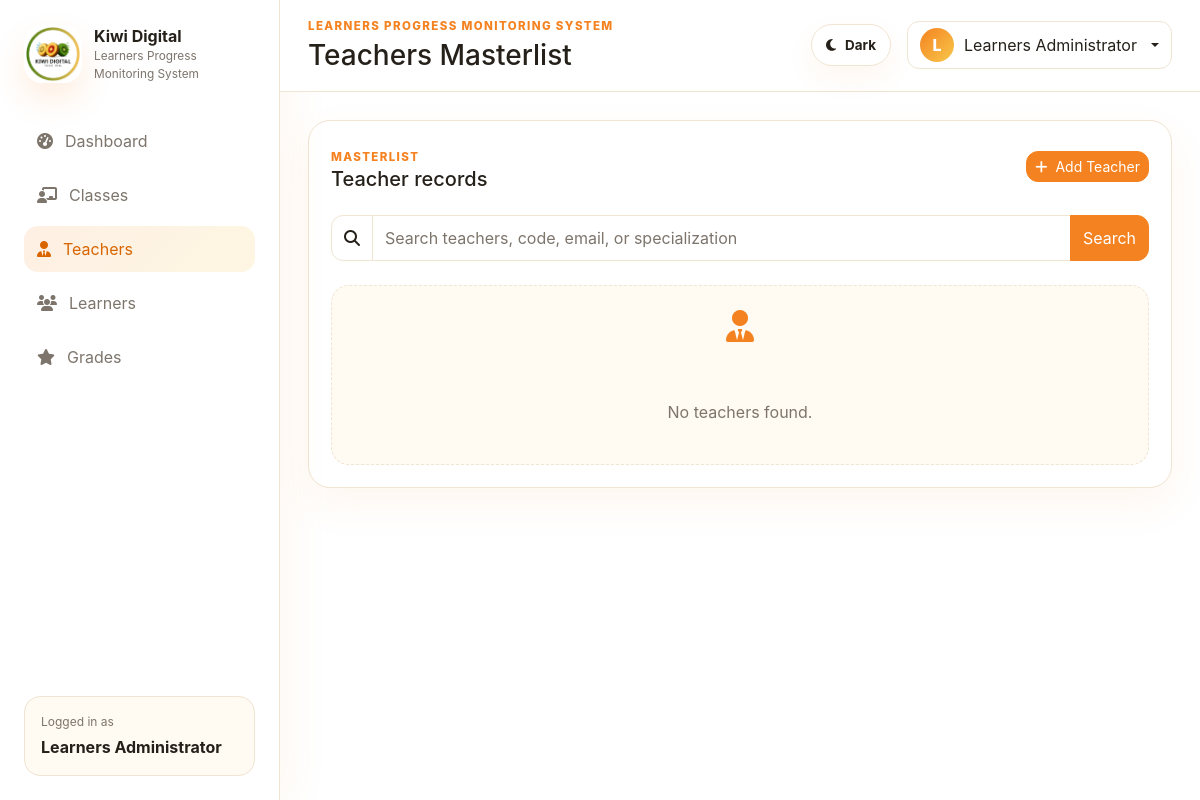
Before: /teachers.php (signed in) with the older database file.
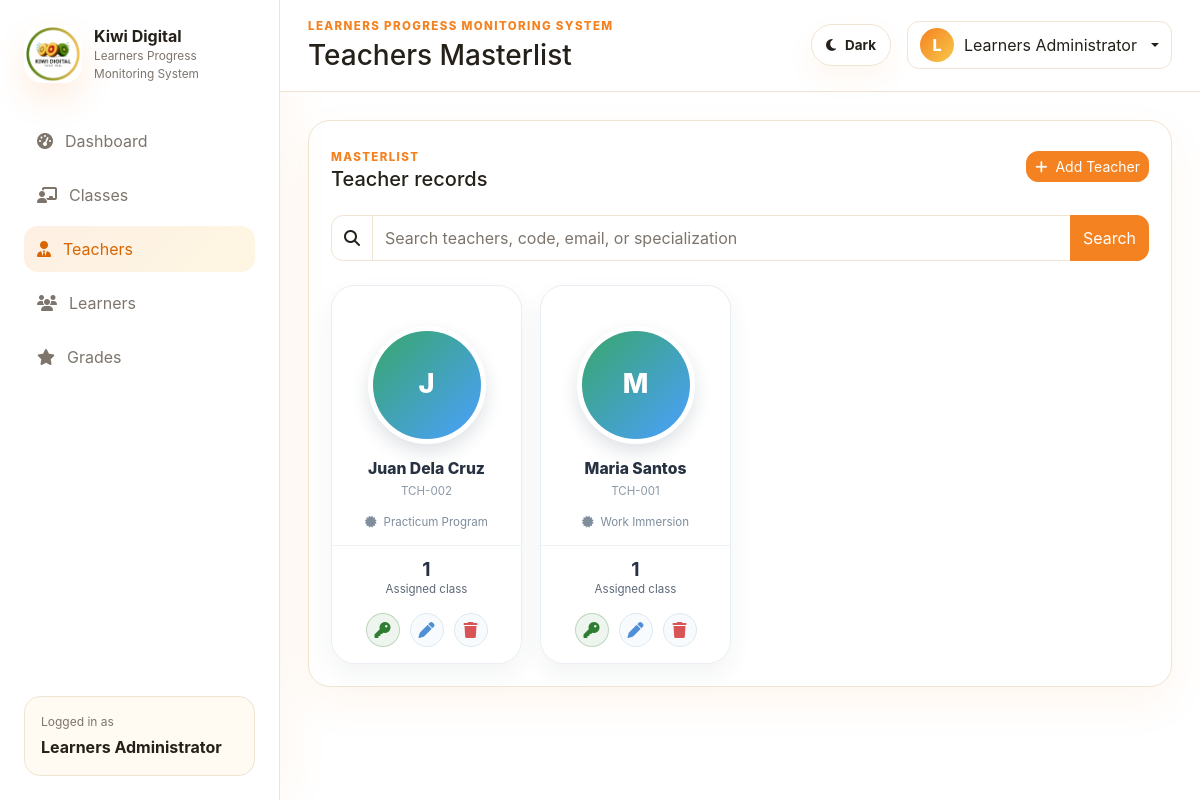
After: the same page with the newer database file.
### tables this page shows
CREATE TABLE IF NOT EXISTS teachers (
  id INT UNSIGNED AUTO_INCREMENT PRIMARY KEY,
  teacher_code VARCHAR(50) NOT NULL,
  full_name VARCHAR(160) NOT NULL,
  email VARCHAR(190) NULL,
  phone VARCHAR(40) NULL,
  specialization VARCHAR(160) NULL,
  profile_photo VARCHAR(255) NULL,
  status ENUM('Active', 'Inactive') NOT NULL DEFAULT 'Active',
  created_at TIMESTAMP DEFAULT CURRENT_TIMESTAMP,
  updated_at TIMESTAMP DEFAULT CURRENT_TIMESTAMP ON UPDATE CURRENT_TIMESTAMP,
  UNIQUE KEY uniq_teacher_code (teacher_code),
  INDEX idx_teachers_status (status),
  INDEX idx_teachers_full_name (full_name)
);

### includes/bootstrap.php (called while the page is built, shortened)
<?php
require_once __DIR__ . '/../classes/Auth.php';
$database = new Database();
$pdo = $database->connect();
$auth = new Auth($pdo);

### classes/Auth.php (called while the page is built, shortened)
<?php
class Auth
{
    public function user(): ?array
    {
        return $_SESSION['user'] ?? null;
    }
}

### includes/auth_guard.php (called while the page is built, shortened)
<?php
require_once __DIR__ . '/bootstrap.php';
$currentUser = $auth->user();

### teachers.php (the view, shortened to what this page needs)
<?php
require_once __DIR__ . '/includes/admin_guard.php';
function e(string $value): string
{
    return htmlspecialchars($value, ENT_QUOTES, 'UTF-8');
}
$search = trim($_GET['search'] ?? '');
if ($search !== '') {
    $teacherStatement = $pdo->prepare(
        "SELECT teachers.*,
                (
                    SELECT COUNT(DISTINCT assigned_classes.class_id)
                    FROM (
                        SELECT id AS class_id, teacher_id FROM classes WHERE teacher_id IS NOT NULL
                        UNION
                        SELECT class_id, teacher_id FROM class_teachers
                    ) AS assigned_classes
                    WHERE assigned_classes.teacher_id = teachers.id
                ) AS class_count
         FROM teachers
         WHERE teachers.teacher_code LIKE :teacher_code_search
            OR teachers.full_name LIKE :full_name_search
            OR teachers.email LIKE :email_search
            OR teachers.specialization LIKE :specialization_search
         GROUP BY teachers.id
         ORDER BY teachers.created_at DESC, teachers.id DESC"
    );
    $searchTerm = '%' . $search . '%';
    $teacherStatement->execute([
        'teacher_code_search' => $searchTerm,
        'full_name_search' => $searchTerm,
        'email_search' => $searchTerm,
        'specialization_search' => $searchTerm,
    ]);
} else {
    $teacherStatement = $pdo->query(
        'SELECT teachers.*,
                (
                    SELECT COUNT(DISTINCT assigned_classes.class_id)
                    FROM (
                        SELECT id AS class_id, teacher_id FROM classes WHERE teacher_id IS NOT NULL
                        UNION
                        SELECT class_id, teacher_id FROM class_teachers
                    ) AS assigned_classes
                    WHERE assigned_classes.teacher_id = teachers.id
                ) AS class_count
         FROM teachers
         GROUP BY teachers.id
         ORDER BY teachers.created_at DESC, teachers.id DESC'
    );
}
$teacherRows = $teacherStatement->fetchAll();
?>
<!doctype html>
<html lang="en">
<head>
  <link href="https://cdn.jsdelivr.net/npm/bootstrap@5.3.3/dist/css/bootstrap.min.css" rel="stylesheet">
  <link href="https://cdnjs.cloudflare.com/ajax/libs/font-awesome/6.5.2/css/all.min.css" rel="stylesheet">
  <link href="css/style.css?v=teacher-credential-reset" rel="stylesheet">
</head>
<body class="dashboard-page">
  <div class="app-layout">
    <aside class="sidebar">
      <a class="sidebar-brand" href="dashboard.php">
        <img src="images/kiwi-logo.png" alt="Kiwi Digital Tech Inc." class="brand-logo">
        <span>
          <strong>Kiwi Digital</strong>
          <small>Learners Progress Monitoring System</small>
        </span>
      </a>
      <nav class="sidebar-nav">
        <a href="dashboard.php"><i class="fa-solid fa-gauge-high"></i> Dashboard</a>
        <a href="classes.php"><i class="fa-solid fa-chalkboard-user"></i> Classes</a>
        <a class="active" href="teachers.php"><i class="fa-solid fa-user-tie"></i> Teachers</a>
        <a href="learners.php"><i class="fa-solid fa-users"></i> Learners</a>
        <a href="grades.php"><i class="fa-solid fa-star"></i> Grades</a>
      </nav>
      <div class="sidebar-footer">
        <p class="mb-1">Logged in as</p>
        <strong><?php echo e($currentUser['name']); ?></strong>
      </div>
    </aside>
    <main class="main-panel">
      <header class="topbar">
        <div>
          <p class="eyebrow mb-1">Learners Progress Monitoring System</p>
          <h1 class="h3 mb-0">Teachers Masterlist</h1>
        </div>
        <button class="theme-toggle ms-auto" id="themeToggle" type="button" aria-label="Switch to dark mode" aria-pressed="false">
          <i class="fa-solid fa-moon"></i>
          <span class="d-none d-sm-inline">Dark</span>
        </button>
        <div class="dropdown">
          <button class="btn user-menu dropdown-toggle" data-bs-toggle="dropdown" type="button">
            <span class="avatar"><?php echo e(strtoupper(substr($currentUser['name'], 0, 1))); ?></span>
            <span class="d-none d-sm-inline"><?php echo e($currentUser['name']); ?></span>
          </button>
        </div>
      </header>
      <section class="content-wrap">
        <div class="panel-card">
          <div class="d-flex flex-wrap align-items-center justify-content-between gap-3 mb-4">
            <div>
              <span class="section-kicker">Masterlist</span>
              <h2 class="h5 mb-0">Teacher records</h2>
            </div>
            <button type="button" class="btn btn-sm btn-primary" data-bs-toggle="modal" data-bs-target="#teacherModal">
              <i class="fa-solid fa-plus me-2"></i>Add Teacher
            </button>
          </div>
          <form method="get" class="search-bar mb-4">
            <div class="input-group">
              <span class="input-group-text"><i class="fa-solid fa-magnifying-glass"></i></span>
              <input type="search" class="form-control" name="search" value="<?php echo e($search); ?>" placeholder="Search teachers, code, email, or specialization">
              <button type="submit" class="btn btn-primary">Search</button>
            </div>
          </form>
          <?php if (!$teacherRows): ?>
            <div class="empty-state">
              <i class="fa-solid fa-user-tie"></i>
              <p>No teachers found.</p>
            </div>
          <?php endif; ?>
          <div class="teacher-card-grid">
            <?php foreach ($teacherRows as $teacher): ?>
              <?php
                $teacherInitials = strtoupper(substr($teacher['full_name'], 0, 1));
              ?>
              <article class="teacher-card">
                <div class="teacher-card-body">
                  <div class="teacher-card-media">
                    <?php if (!empty($teacher['profile_photo'])): ?>
                      <button type="button" class="learner-photo-viewer-button" data-bs-toggle="modal" data-bs-target="#teacherPhotoModal" data-photo="<?php echo e($teacher['profile_photo']); ?>" data-name="<?php echo e($teacher['full_name']); ?>" aria-label="View <?php echo e($teacher['full_name']); ?> profile picture">
                        <img src="<?php echo e($teacher['profile_photo']); ?>" alt="<?php echo e($teacher['full_name']); ?> profile picture">
                      </button>
                    <?php else: ?>
                      <span><?php echo e($teacherInitials); ?></span>
                    <?php endif; ?>
                  </div>
                  <h3><?php echo e($teacher['full_name']); ?></h3>
                  <p class="learner-number"><?php echo e($teacher['teacher_code']); ?></p>
                  <div class="teacher-card-meta">
                    <?php if (!empty($teacher['specialization'])): ?>
                      <span><i class="fa-solid fa-certificate"></i><?php echo e($teacher['specialization']); ?></span>
                    <?php endif; ?>
                  </div>
                </div>
                <footer class="teacher-card-footer">
                  <div class="teacher-class-count">
                    <strong><?php echo (int) $teacher['class_count']; ?></strong>
                    <span><?php echo (int) $teacher['class_count'] === 1 ? 'Assigned class' : 'Assigned classes'; ?></span>
                  </div>
                  <div class="learner-icon-actions">
                    <form method="post" class="credential-reset-form" data-confirm-message="Reset password and email new login credentials to this teacher?">
                      <button type="submit" class="learner-icon-button teacher-reset-button" aria-label="Reset and resend teacher credentials" title="Reset and resend credentials">
                        <i class="fa-solid fa-key"></i>
                      </button>
                    </form>
                    <a class="learner-icon-button" href="teachers.php?edit=<?php echo (int) $teacher['id']; ?>" aria-label="Edit teacher">
                      <i class="fa-solid fa-pen"></i>
                    </a>
                    <form method="post" onsubmit="return confirm('Delete this teacher?');">
                      <button type="submit" class="learner-icon-button is-danger" aria-label="Delete teacher">
                        <i class="fa-solid fa-trash"></i>
                      </button>
                    </form>
                  </div>
                </footer>
              </article>
            <?php endforeach; ?>
          </div>
        </div>
      </section>
    </main>
  </div>
</body>
</html>

Changed rows visible on the page:
added teachers: full_name "J", full_name "Juan Dela Cruz", teacher_code "TCH-002", specialization "Practicum Program", class_count "1"
added teachers: full_name "M", full_name "Maria Santos", teacher_code "TCH-001", specialization "Work Immersion", class_count "1"
Other visible differences:
text no longer shown: "No teachers found."
